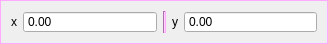
<?xml version="1.0" encoding="UTF-8"?>
<ui version="4.0">
 <class>TPointProcessViewWidgetClass</class>
 <widget class="TProcessViewWidgetAbstract" name="TPointProcessViewWidgetClass">
  <property name="geometry">
   <rect>
    <x>0</x>
    <y>0</y>
    <width>328</width>
    <height>37</height>
   </rect>
  </property>
  <property name="windowTitle">
   <string>TPointProcessViewWidget</string>
  </property>
  <property name="styleSheet">
   <string notr="true">#TPointProcessViewWidgetClass {
	border: 1px solid rgb(255, 170, 255);
}

#line {
	background-color: rgb(255, 170, 255);
}</string>
  </property>
  <layout class="QHBoxLayout" name="horizontalLayout" stretch="0,1,0,0,1">
   <item>
    <widget class="QLabel" name="label">
     <property name="text">
      <string>x</string>
     </property>
    </widget>
   </item>
   <item>
    <widget class="QDoubleSpinBox" name="x">
     <property name="buttonSymbols">
      <enum>QAbstractSpinBox::ButtonSymbols::NoButtons</enum>
     </property>
     <property name="singleStep">
      <double>0.010000000000000</double>
     </property>
    </widget>
   </item>
   <item>
    <widget class="Line" name="line">
     <property name="orientation">
      <enum>Qt::Orientation::Vertical</enum>
     </property>
    </widget>
   </item>
   <item>
    <widget class="QLabel" name="label_2">
     <property name="text">
      <string>y</string>
     </property>
    </widget>
   </item>
   <item>
    <widget class="QDoubleSpinBox" name="y">
     <property name="buttonSymbols">
      <enum>QAbstractSpinBox::ButtonSymbols::NoButtons</enum>
     </property>
     <property name="singleStep">
      <double>0.010000000000000</double>
     </property>
    </widget>
   </item>
  </layout>
 </widget>
 <layoutdefault spacing="6" margin="11"/>
 <customwidgets>
  <customwidget>
   <class>TProcessViewWidgetAbstract</class>
   <extends>QWidget</extends>
   <header>tprocessviewwidgetabstract.h</header>
   <container>1</container>
  </customwidget>
 </customwidgets>
 <resources/>
 <connections/>
</ui>
